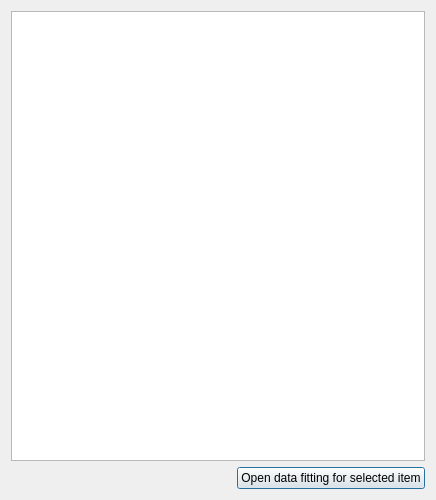
<?xml version="1.0" encoding="UTF-8"?>
<ui version="4.0">
 <class>HistoryDialog</class>
 <widget class="QDialog" name="HistoryDialog">
  <property name="geometry">
   <rect>
    <x>0</x>
    <y>0</y>
    <width>436</width>
    <height>500</height>
   </rect>
  </property>
  <property name="windowTitle">
   <string>History</string>
  </property>
  <layout class="QVBoxLayout" name="verticalLayout">
   <item>
    <widget class="QListView" name="listViewHistory"/>
   </item>
   <item>
    <layout class="QHBoxLayout" name="horizontalLayout">
     <item>
      <spacer name="horizontalSpacer">
       <property name="orientation">
        <enum>Qt::Horizontal</enum>
       </property>
       <property name="sizeHint" stdset="0">
        <size>
         <width>40</width>
         <height>20</height>
        </size>
       </property>
      </spacer>
     </item>
     <item>
      <widget class="QPushButton" name="pushButtonOpen">
       <property name="text">
        <string>Open data fitting for selected item</string>
       </property>
      </widget>
     </item>
    </layout>
   </item>
  </layout>
 </widget>
 <resources/>
 <connections/>
</ui>
